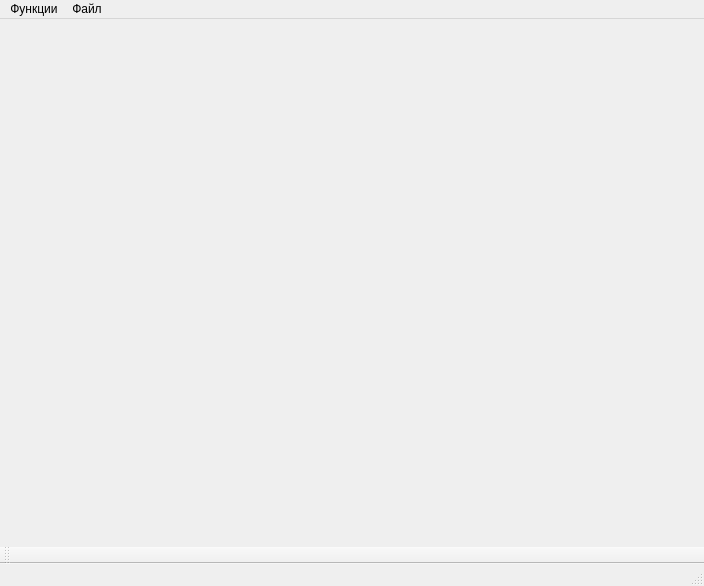
<?xml version="1.0" encoding="UTF-8"?>
<ui version="4.0">
 <class>MainWindow</class>
 <widget class="QMainWindow" name="MainWindow">
  <property name="geometry">
   <rect>
    <x>0</x>
    <y>0</y>
    <width>704</width>
    <height>586</height>
   </rect>
  </property>
  <property name="windowTitle">
   <string>MainWindow</string>
  </property>
  <widget class="QWidget" name="centralWidget">
   <widget class="QLabel" name="image">
    <property name="geometry">
     <rect>
      <x>-4</x>
      <y>-8</y>
      <width>711</width>
      <height>541</height>
     </rect>
    </property>
    <property name="text">
     <string/>
    </property>
   </widget>
  </widget>
  <widget class="QMenuBar" name="menuBar">
   <property name="geometry">
    <rect>
     <x>0</x>
     <y>0</y>
     <width>704</width>
     <height>21</height>
    </rect>
   </property>
   <widget class="QMenu" name="menu">
    <property name="title">
     <string>Функции</string>
    </property>
    <addaction name="inversion"/>
    <addaction name="monochrome"/>
    <addaction name="decrease"/>
    <addaction name="increase"/>
    <addaction name="line"/>
    <addaction name="actionReset"/>
   </widget>
   <widget class="QMenu" name="menu_2">
    <property name="title">
     <string>Файл</string>
    </property>
    <addaction name="open_my_file"/>
   </widget>
   <addaction name="menu"/>
   <addaction name="menu_2"/>
  </widget>
  <widget class="QToolBar" name="mainToolBar">
   <attribute name="toolBarArea">
    <enum>BottomToolBarArea</enum>
   </attribute>
   <attribute name="toolBarBreak">
    <bool>false</bool>
   </attribute>
  </widget>
  <widget class="QStatusBar" name="statusBar"/>
  <action name="open_my_file">
   <property name="text">
    <string>Открыть</string>
   </property>
  </action>
  <action name="inversion">
   <property name="text">
    <string>Инверсия</string>
   </property>
  </action>
  <action name="monochrome">
   <property name="text">
    <string>Черно-белый фильтр</string>
   </property>
  </action>
  <action name="decrease">
   <property name="text">
    <string>Уменьшение изображения</string>
   </property>
  </action>
  <action name="increase">
   <property name="text">
    <string>Увеличение изображения</string>
   </property>
  </action>
  <action name="actionReset">
   <property name="text">
    <string>Отмена</string>
   </property>
  </action>
  <action name="line">
   <property name="text">
    <string>Нарисовать отрезок</string>
   </property>
  </action>
 </widget>
 <layoutdefault spacing="6" margin="11"/>
 <resources/>
 <connections/>
</ui>
